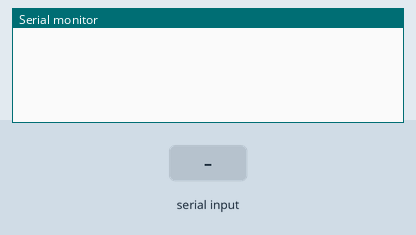
The sketch below on a simulated Arduino Uno, built with avr-gcc and run on an emulated ATmega328P. Shown: the last lines printed to the serial monitor. Inputs (shaded band) come from the test bench.

Above: at 2.0 s.
2.1 s: "Find Sun\n" received over Serial
At 3.1 s:
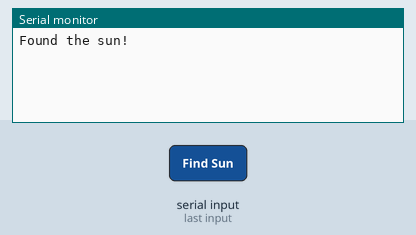
4.0 s: "Reset\n" received over Serial
At 5.0 s:
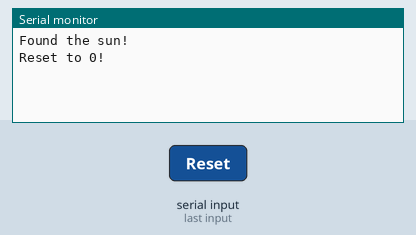
5.7 s: "1\n" received over Serial
At 7.0 s:
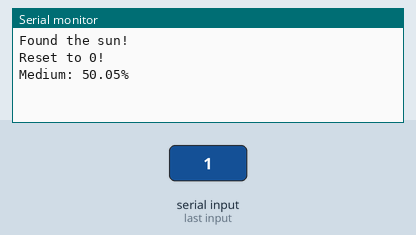

The sketch:

main.ino
```cpp
#include "serial_comm.h"
#include "light_sensing.h"

void setup() {
	Serial.begin(9600);
	setupSerialComm();
	setupLightSensing();
}

void loop() {
	handleSerialCommunication();
	handleLightSensing();
	handleReset();
}
```

light_sensing.h
```cpp
#ifndef LIGHT_SENSING_H
#define LIGHT_SENSING_H

void setupLightSensing();
void handleLightSensing();
String getLightLevel();
void handleReset();

#endif
```

light_sensing.ino
```cpp
#include "light_sensing.h"

// Minimum and maximum values for light input
const int sensorMin = 0;
const int sensorMax = 1023;
const int photoCellPin0 = A0;
const int photoCellPin1 = A1;
const int photoCellPin2 = A2;
const int photoCellPin3 = A3;

void setupLightSensing(){
	Serial.begin(9600);
}

void handleLightSensing(){
	int photoCell0Arr[45][90]; // Pitch, Yaw
	int photoCell1Arr[45][90];
	int photoCell2Arr[45][90];
	int photoCell3Arr[45][90];

	//TODO: do a spin and input 0-800 into [0][i] for each cell where 0,i is 0 pitch and i degrees yaw
}

void handleReset(){
	int resetPitch = 45;
	int resetYaw = 0;
	//TODO: set motors to face [resetPitch][resetYaw] to point straight up
}

String getLightLevel(){
	double analogValue = analogRead(photoCellPin0);  // Read the analog value from the sensor
	int range = map(analogValue, sensorMin, sensorMax, 0, 4);  // Map sensor value to a range
	String lightLevel;

	switch (range) {
		case 0:
			lightLevel = "Dark: " + String((analogValue/ (float)sensorMax) * 100, 2) + "%";  // Dark
			break;
		case 1:
			lightLevel = "Low: " + String((analogValue/ (float)sensorMax) * 100, 2) + "%";  // Low light
			break;
		case 2:
			lightLevel = "Medium: " + String((analogValue/ (float)sensorMax) * 100, 2) + "%";  // Medium light
			break;
		case 3:
			lightLevel = "Bright: " + String((analogValue/ (float)sensorMax) * 100, 2) + "%";  // Bright light
			break;
		default:
			lightLevel = "Error: " + String(analogValue); // Error when grabbing light number -> should never happen
			break;
		}

	return lightLevel;
}
```

serial_comm.h
```cpp
#ifndef SERIAL_COMM_H
#define SERIAL_COMM_H

void setupSerialComm();
void handleSerialCommunication();

#endif
```

serial_comm.ino
```cpp
#include "serial_comm.h"

void setupSerialComm() {
	// Start serial communication at 9600 baud
	Serial.begin(9600);
}

void handleSerialCommunication() {
	// Check if data is available to read
	String findSun = "Found the sun!\n";
	String reset = "Reset to 0!\n";
	delay(1000);
	if(Serial.available() > 0){
		String command = Serial.readStringUntil('\n');
		command.trim();

		if(command == "Find Sun"){
			Serial.println(findSun);
			handleLightSensing();
		}else if (command == "Reset"){
			Serial.println(reset);
			handleReset();
		}else if (command = "Light"){
			Serial.println(getLightLevel());
		}else{
			Serial.println("Error, mistype");
		}
		delay(250);
	}

	// Flush the Serial buffer to avoid leftover data input
	while (Serial.available() > 0) { Serial.read(); }
	delay(500);
}
```

Measured:
- after the input at 2.1 s, the serial monitor: prints a new line after 0.40 s (image 1)
- after the input at 4.0 s, the serial monitor: prints a new line after 0.25 s (image 2)
- after the input at 5.7 s, the serial monitor: prints a new line after 0.30 s (image 3)
